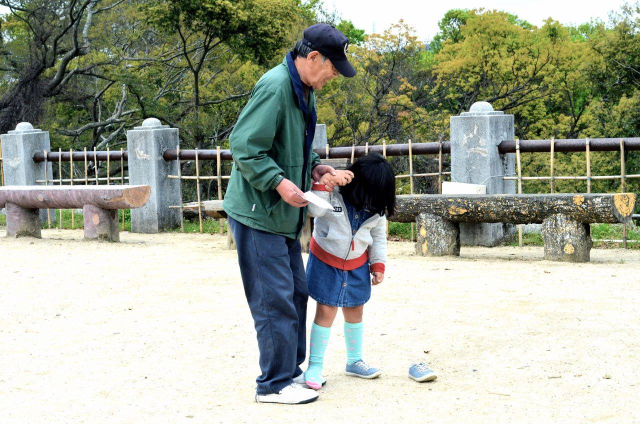
#> input picture image-generation/gradient_cloth_3D/grandpa.jpg, 1280 x 848 px, given in place of the camera (shown at 1/2 size)
$ python lightness-check.py
#> lines starting #> are read from the running program, lines starting #| are printed output that depends on the picture
import numpy as np
import cv2
import time

METHOD = 'LAB'

# capture video stream from camera source. -1 -> get any camera
cap = cv2.VideoCapture(1)

def now():
    return time.time() * 1000.0

def downscale(frame):
    return cv2.resize(frame, None, None, 0.5, 0.5)

def frame_complete(idx, times, diffs):
    if idx > 0:
        prev = idx - 1
    else:
        prev = FT_MAX - 1
    # measure interval between this frame and last in ms
    times[idx] = now()
    diffs[idx] = times[idx] - times[prev]
    return (idx + 1) % FT_MAX

FT_MAX = 30 # get average time of last 30 frames
frame_times = [now() for i in range(FT_MAX)]
frame_waits = [0 for i in range(FT_MAX)]
idx = 0

while True:
    ret, frame = cap.read()
#> frame is the input picture: shape (848, 1280, 3); mean B, G, R 151.5, 166.7, 161.1

    dframe = downscale(frame)
#> in downscale, `return cv2.resize(frame, None, None, 0.5, 0.5)`:
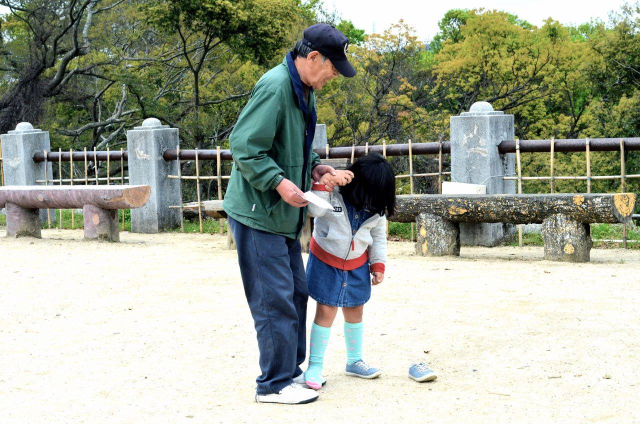
#> returned value: shape (424, 640, 3); mean of channels 0, 1, 2 151.7, 166.8, 161.2; drawn as B, G, R
    cv2.imshow("dframe", dframe)

    # LAB colorspace
    if METHOD == 'LAB':
        lframe = cv2.cvtColor(frame, cv2.COLOR_BGR2LAB)
#> lframe: shape (848, 1280, 3); mean of channels 0, 1, 2 168.8, 123.8, 135.4
        lc, ac, bc = cv2.split(lframe)
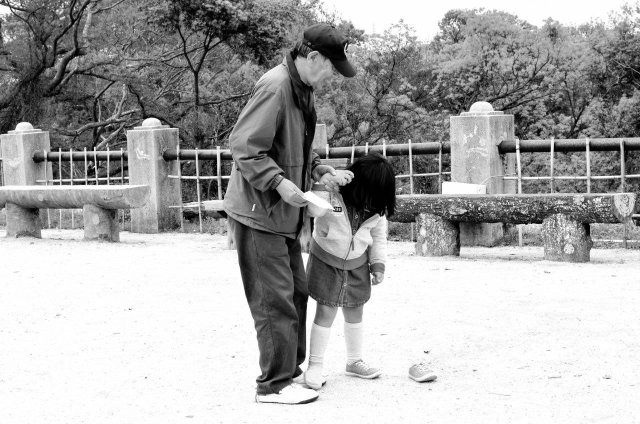
#> lc: shape (848, 1280) (shown at 1/2 size); min 0, max 255, mean 168.8
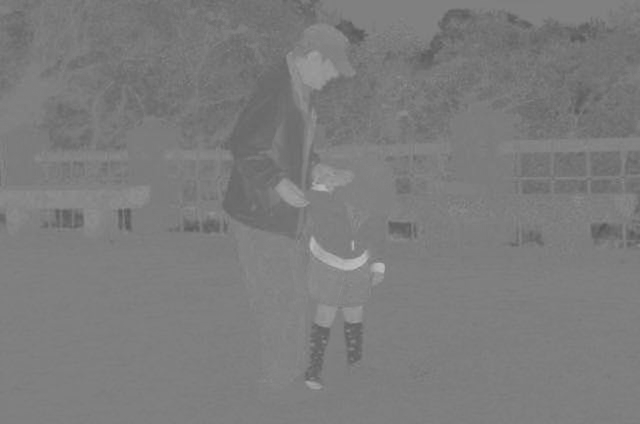
#> ac: shape (848, 1280) (shown at 1/2 size); min 84, max 193, mean 123.8
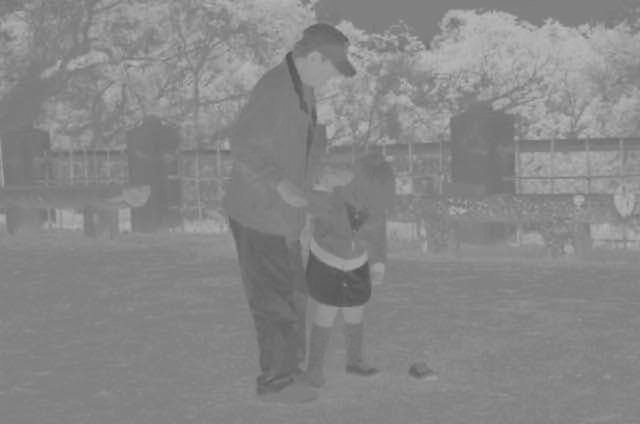
#> bc: shape (848, 1280) (shown at 1/2 size); min 76, max 190, mean 135.4
    elif METHOD == 'HSL':
        lframe = cv2.cvtColor(frame, cv2.COLOR_BGR2HSV)
        hc, sc, lc = cv2.split(lframe)

    idx = frame_complete(idx, frame_times, frame_waits)

    print("light %0.4f frame %0.2f" % (np.average(lc), sum(frame_waits) / len(frame_waits)))
#| light 168.8178 frame 20.63

    k = cv2.waitKey(1) & 0xff
#> (key q is pressed here)
    if k == 27 or k == ord('q'):
        break# }}}

$ run again, on image-generation/gradient_cloth_3D/orchid-thumb.jpg
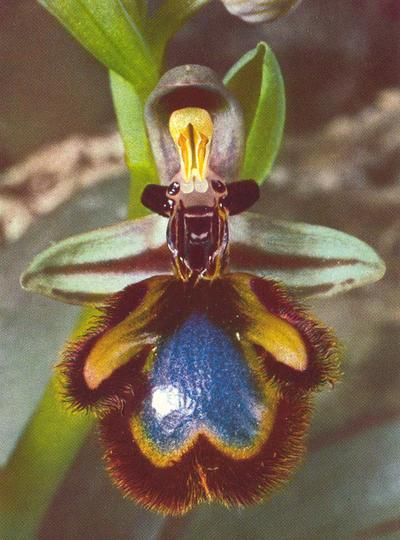
#> input picture image-generation/gradient_cloth_3D/orchid-thumb.jpg, 400 x 540 px, given in place of the camera
#> frame is the input picture: shape (540, 400, 3); mean B, G, R 77.7, 102.2, 119.4
#> lframe: shape (540, 400, 3); mean of channels 0, 1, 2 112.7, 132.2, 144.2
#> `lc, ac, bc = cv2.split(lframe)`:
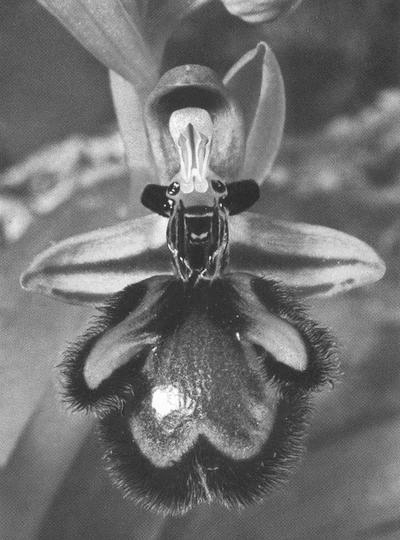
#> lc: shape (540, 400); min 10, max 255, mean 112.7
#> `lc, ac, bc = cv2.split(lframe)`:
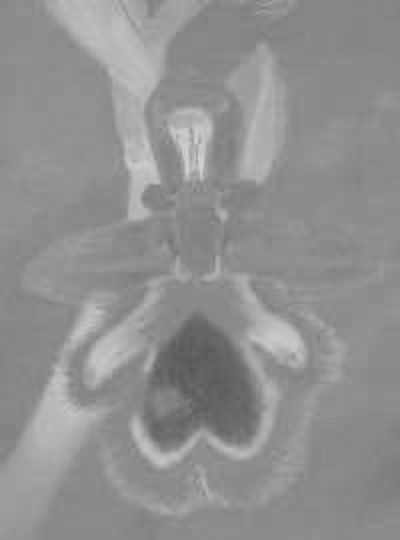
#> bc: shape (540, 400); min 85, max 210, mean 144.2
#| light 112.6954 frame 14.51

$ run again, on image-generation/gradient_cloth_3D/rock.jpg
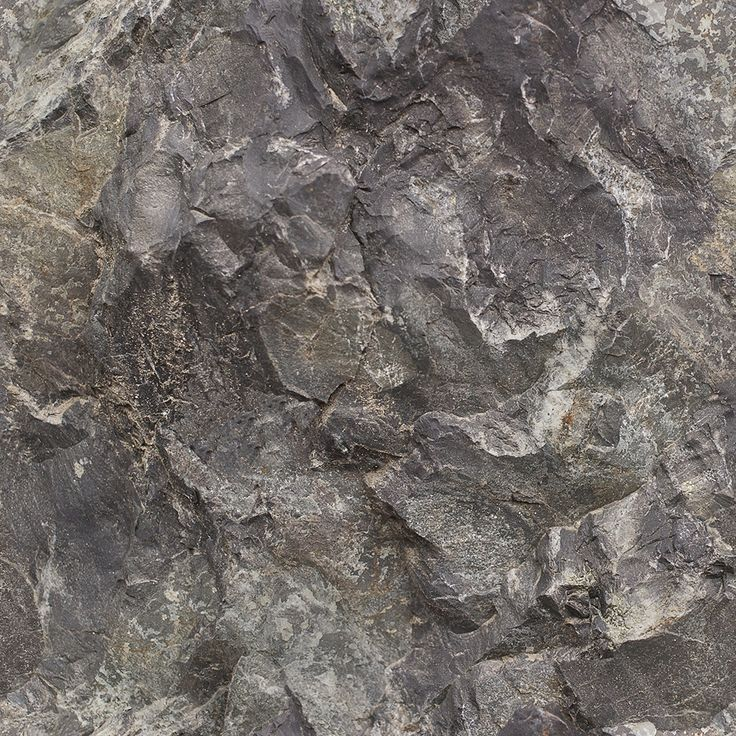
#> input picture image-generation/gradient_cloth_3D/rock.jpg, 736 x 736 px, given in place of the camera
#> frame is the input picture: shape (736, 736, 3); mean B, G, R 104.8, 108.8, 115
#> lframe: shape (736, 736, 3); mean of channels 0, 1, 2 117.4, 129.7, 131.1
#> `lc, ac, bc = cv2.split(lframe)`:
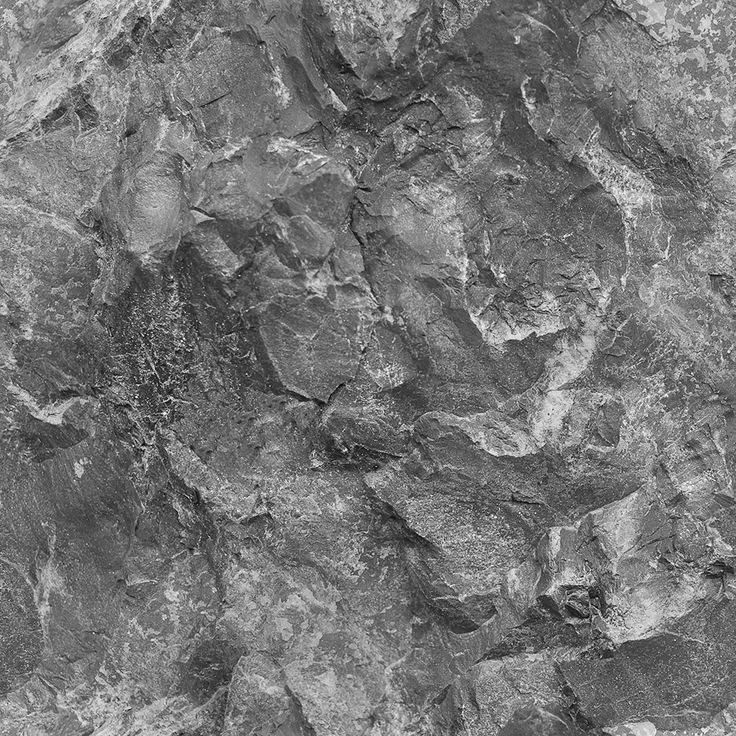
#> lc: shape (736, 736); min 0, max 255, mean 117.4
#> `lc, ac, bc = cv2.split(lframe)`:
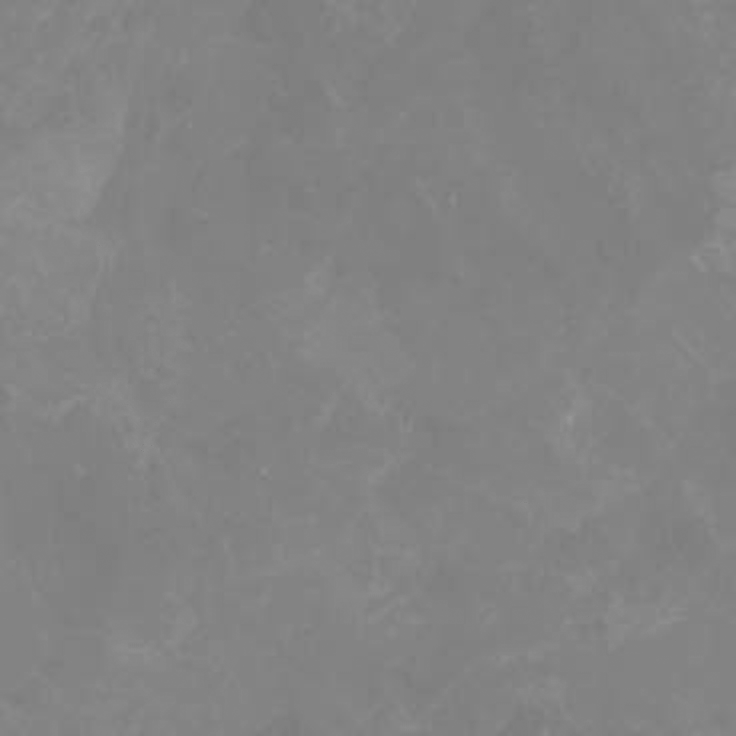
#> bc: shape (736, 736); min 123, max 151, mean 131.1
#| light 117.3550 frame 20.63
